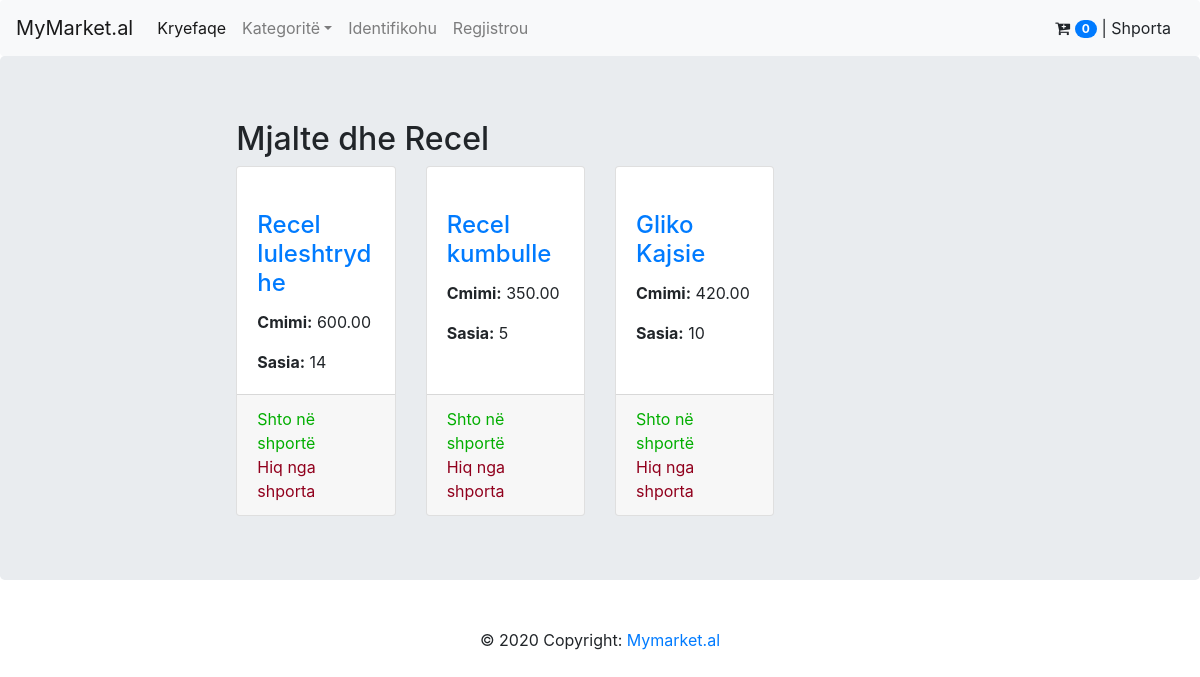
Screenshot of /dyqan/1/kategori/6/produkte/ with the database file from the repository.
### market/models.py (models this page shows, shortened)
class Kategori(models.Model):
    emri = models.CharField(verbose_name='Emri', max_length=25)
    logo = models.ImageField(verbose_name='Logo', upload_to='static/media/')
    class Meta:
        verbose_name = 'Keategori'
        verbose_name_plural = 'Keategoritë'

class Product(models.Model):
    name = models.CharField(verbose_name='Emri', max_length=25)
    image = models.ImageField(verbose_name='Logo', upload_to='static/media/')
    cmimi_blerje = models.DecimalField(verbose_name='Cmimi i blerjes', max_digits=50, decimal_places=2)
    price = models.DecimalField(verbose_name='Cmimi ', max_digits=50, decimal_places=2)
    sasia = models.IntegerField(verbose_name='Sasia')
    njesia_matese = models.CharField(choices=NJESITE, default=NJESITE[0][0], max_length=10)
    kategoria = models.ForeignKey(to=Kategori, on_delete=models.CASCADE, related_name='produktet')
    dyqani = models.ForeignKey(to=Dyqan, on_delete=models.CASCADE, related_name='produktet')
    class Meta:
        verbose_name = 'Produkt'
        verbose_name_plural = 'Produkte'

### market/views.py (the view)
# urls.py: path('dyqan/<int:dyqan_id>/kategori/<int:kategori_id>/produkte/', produktet, name='produktet'),
def produktet(request, dyqan_id, kategori_id):
    produkte = Product.objects.filter(dyqani=dyqan_id, kategoria=kategori_id)
    kategori = Kategori.objects.values('emri').get(id=kategori_id)
    return render(request, 'produkte.html', {'produkte': produkte, 'kategori': kategori})

### market/context_processors.py (called while the page is built)
def kategorite(request):
    return {'kategorite': Kategori.objects.all()}

### templates/produkte.html
{% extends 'index.html' %}
{% block content %}
    <div class="last-products">
        <h2>{{ kategori.emri }}</h2>
        <div class="row">
            {% for produkt in produkte %}
                <div class="col-lg-3 col-sm-6 ">
                    <div class="card h-100">
                        <a href="#"><img class="card-img-top" src="/{{ produkt.image }}" alt=""></a>
                        <div class="card-body">
                            <h4 class="card-title">
                                <a href="#">{{ produkt.name }}</a>
                            </h4>
                            <p class="card-text"><b>Cmimi:</b> {{ produkt.price }}</p>
                            <p class="card-text"><b>Sasia:</b> {{ produkt.sasia }}</p>
                        </div>
                        <div class="card-footer">
                            <a href="{% url 'cart_add' produkt.id %}" style="color: #02ae00">Shto në shportë</a> <br>
                            <a href="{% url 'cart_clear' %}" style="color: #91001d">Hiq nga shporta</a><br>
                        </div>
                    </div>
                </div>
            {% endfor %}
        </div>
    </div>
{% endblock %}

### rows the page displays
Kategori: emri "Mjalte dhe Recel"
Product: name "Recel luleshtrydhe", price "600.00", sasia "14"
Product: name "Recel kumbulle", price "350.00", sasia "5"
Product: name "Gliko Kajsie", price "420.00", sasia "10"

### other values shown
{{ request.session.cart|length }} "0"
